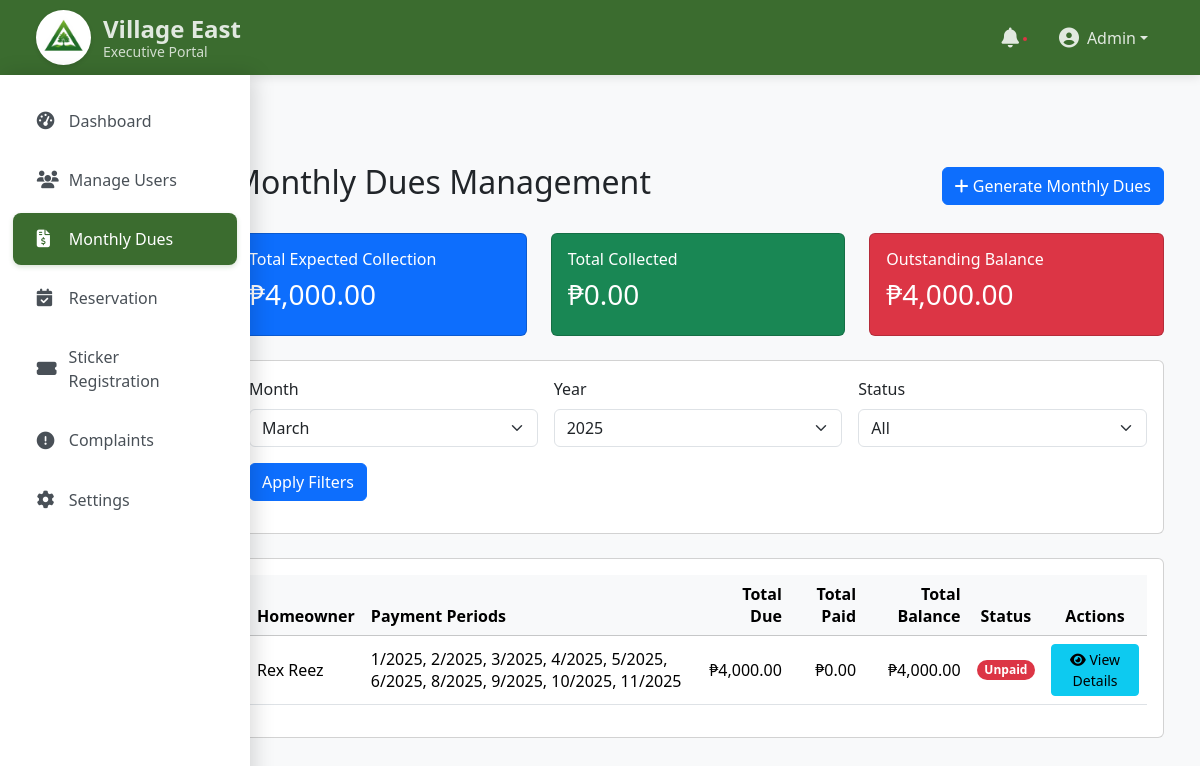
Page /1Admin/admin_dues.php on the committed database.
### tables this page shows
CREATE TABLE `users` (
  `id` int(11) NOT NULL,
  `first_name` varchar(50) NOT NULL,
  `last_name` varchar(50) NOT NULL,
  `email` varchar(100) NOT NULL,
  `password` varchar(255) NOT NULL,
  `phone_num` varchar(20) DEFAULT NULL,
  `role` enum('Admin','Staff','Homeowner','Guard','Guest') NOT NULL,
  `address` text DEFAULT NULL,
  `gender` enum('Male','Female','Other') NOT NULL,
  `status` enum('active','archived','suspended') DEFAULT 'active',
  `created_at` timestamp NOT NULL DEFAULT current_timestamp(),
  `updated_at` timestamp NOT NULL DEFAULT current_timestamp() ON UPDATE current_timestamp(),
  `img` varchar(255) DEFAULT NULL
);

### 1Admin/admin_dues.php (the view, shortened to what this page needs)
<?php
require_once('../inc/admin_header.php');
$month = isset($_GET['month']) ? $_GET['month'] : date('n');
$year = isset($_GET['year']) ? $_GET['year'] : date('Y');
try {
    $query = "SELECT
              u.id as homeowner_id,
              CONCAT(u.first_name, ' ', u.last_name) as homeowner_name,
              u.status as user_status,
              GROUP_CONCAT(CONCAT(md.month, '/', md.year) ORDER BY md.year, md.month) as payment_periods,
              SUM(md.total_amount) as total_amount,
              SUM(COALESCE(md.paid_amount, 0)) as total_paid_amount,
              SUM(md.total_amount - COALESCE(md.paid_amount, 0)) as total_balance,
              GROUP_CONCAT(md.status) as payment_statuses,
              (SELECT SUM(amount) FROM dues_inclusions) as monthly_dues_amount
              FROM users u
              LEFT JOIN monthly_dues md ON u.id = md.homeowner_id
              WHERE u.role = 'Homeowner' AND u.status = 'active'
              GROUP BY u.id, u.first_name, u.last_name, u.status";
    $stmt = mysqli_prepare($conn, $query);
    mysqli_stmt_execute($stmt);
    $result = mysqli_stmt_get_result($stmt);
    $dues = mysqli_fetch_all($result, MYSQLI_ASSOC);
    $summary = [
        'total_due' => 0,
        'total_paid' => 0,
        'total_unpaid' => 0
    ];
    foreach ($dues as $due) {
        $summary['total_due'] += (float)$due['total_amount'];
        $summary['total_paid'] += (float)$due['total_paid_amount'];
        $summary['total_unpaid'] += (float)$due['total_balance'];
    }
} catch (Exception $e) {
    $error_msg = "Failed to load dues: " . $e->getMessage();
    $dues = [];
    $summary = [
        'total_due' => 0,
        'total_paid' => 0,
        'total_unpaid' => 0
    ];
}
?>
<div class="container-fluid px-4">
    <div class="row">
        <div class="col-md-2">
        </div>
        <div class="col-md-10 p-4">
            <div class="d-flex justify-content-between align-items-center mb-4">
                <h2>Monthly Dues Management</h2>
                <button class="btn btn-primary" data-bs-toggle="modal" data-bs-target="#generateDuesModal">
                    <i class="fas fa-plus"></i> Generate Monthly Dues
                </button>
            </div>
            <div class="row g-4 mb-4">
                <div class="col-md-4">
                    <div class="card bg-primary text-white">
                        <div class="card-body">
                            <h6>Total Expected Collection</h6>
                            <h3>₱<?php echo number_format($summary['total_due'], 2); ?></h3>
                        </div>
                    </div>
                </div>
                <div class="col-md-4">
                    <div class="card bg-success text-white">
                        <div class="card-body">
                            <h6>Total Collected</h6>
                            <h3>₱<?php echo number_format($summary['total_paid'], 2); ?></h3>
                        </div>
                    </div>
                </div>
                <div class="col-md-4">
                    <div class="card bg-danger text-white">
                        <div class="card-body">
                            <h6>Outstanding Balance</h6>
                            <h3>₱<?php echo number_format($summary['total_unpaid'], 2); ?></h3>
                        </div>
                    </div>
                </div>
            </div>
            <div class="card mb-4">
                <div class="card-body">
                    <form method="GET" class="row g-3">
                        <div class="col-md-4">
                            <label class="form-label">Month</label>
                            <select name="month" class="form-select">
                                <?php for ($m = 1; $m <= 12; $m++): ?>
                                    <option value="<?php echo $m; ?>" <?php echo ($m == $month) ? 'selected' : ''; ?>>
                                        <?php echo date('F', mktime(0, 0, 0, $m, 1)); ?>
                                    </option>
                                <?php endfor; ?>
                            </select>
                        </div>
                        <div class="col-md-4">
                            <label class="form-label">Year</label>
                            <select name="year" class="form-select">
                                <?php
                                $currentYear = date('Y');
                                for ($y = $currentYear - 2; $y <= $currentYear + 2; $y++):
                                ?>
                                    <option value="<?php echo $y; ?>" <?php echo ($y == $year) ? 'selected' : ''; ?>>
                                        <?php echo $y; ?>
                                    </option>
                                <?php endfor; ?>
                            </select>
                        </div>
                        <div class="col-md-4">
                            <label class="form-label">Status</label>
                            <select name="status" class="form-select">
                                <option value="">All</option>
                            </select>
                        </div>
                        <div class="col-12">
                            <button type="submit" class="btn btn-primary">Apply Filters</button>
                        </div>
                    </form>
                </div>
            </div>
            <div class="card">
                <div class="card-body">
                    <div class="table-responsive">
                        <table class="table table-hover align-middle">
                            <thead class="table-light">
                                <tr>
                                    <th>Homeowner</th>
                                    <th>Payment Periods</th>
                                    <th class="text-end">Total Due</th>
                                    <th class="text-end">Total Paid</th>
                                    <th class="text-end">Total Balance</th>
                                    <th class="text-center">Status</th>
                                    <th class="text-center">Actions</th>
                                </tr>
                            </thead>
                            <tbody>
                                <?php if (empty($dues)): ?>
                                    <tr>
                                        <td colspan="7" class="text-center py-4">No records found</td>
                                    </tr>
                                <?php else: ?>
                                    <?php foreach ($dues as $due): ?>
                                        <tr>
                                            <td><?php echo htmlspecialchars($due['homeowner_name']); ?></td>
                                            <td>
                                                <?php
                                                $periods = explode(',', $due['payment_periods']);
                                                echo $periods ? implode(', ', $periods) : 'No payments recorded';
                                                ?>
                                            </td>
                                            <td class="text-end">₱<?php echo number_format($due['total_amount'], 2); ?></td>
                                            <td class="text-end">₱<?php echo number_format($due['total_paid_amount'], 2); ?></td>
                                            <td class="text-end">₱<?php echo number_format($due['total_balance'], 2); ?></td>
                                            <td class="text-center">
                                                <?php
                                                $status = 'unpaid';
                                                ?>
                                                <span class="badge rounded-pill bg-<?php
                                                    echo $status == 'paid' ? 'success' :
                                                        ($status == 'pending' ? 'warning' :
                                                        ($status == 'partial' ? 'info' : 'danger'));
                                                ?>">
                                                    <?php echo ucfirst($status); ?>
                                                </span>
                                            </td>
                                            <td class="text-center">
                                                <a href="get_dues_details.php?homeowner_id=<?php echo $due['homeowner_id']; ?>"
                                                   class="btn btn-sm btn-info">
                                                    <i class="fas fa-eye"></i> View Details
                                                </a>
                                            </td>
                                        </tr>
                                    <?php endforeach; ?>
                                <?php endif; ?>
                            </tbody>
                        </table>
                    </div>
                </div>
            </div>
        </div>
    </div>
</div>

### inc/admin_header.php (style rules this page uses)
:root { --sidebar-width: 250px; --navbar-height: 75px; --primary-color: #3B6C2F; --primary-hover: #2d5324; --text-light: rgba(255,255,255,.85); --transition-speed: 0.3s; }
body { min-height: 100vh; overflow-x: hidden; background-color: #f8f9fa; font-family: 'Segoe UI', system-ui, -apple-system, sans-serif; }

### rows in the picture
users: homeowner_name "Rex Reez", periods "1/2025, 2/2025, 3/2025, 4/2025, 5/2025, 6/2025, 8/2025, 9/2025, 10/2025, 11/2025", total_amount "4,000.00", total_paid_amount "0.00", total_balance "4,000.00", status "Unpaid"

### other values in the picture
$summary['total_due'] "4,000.00"
$summary['total_paid'] "0.00"
$summary['total_unpaid'] "4,000.00"
form field month "March"
form field year "2025"
